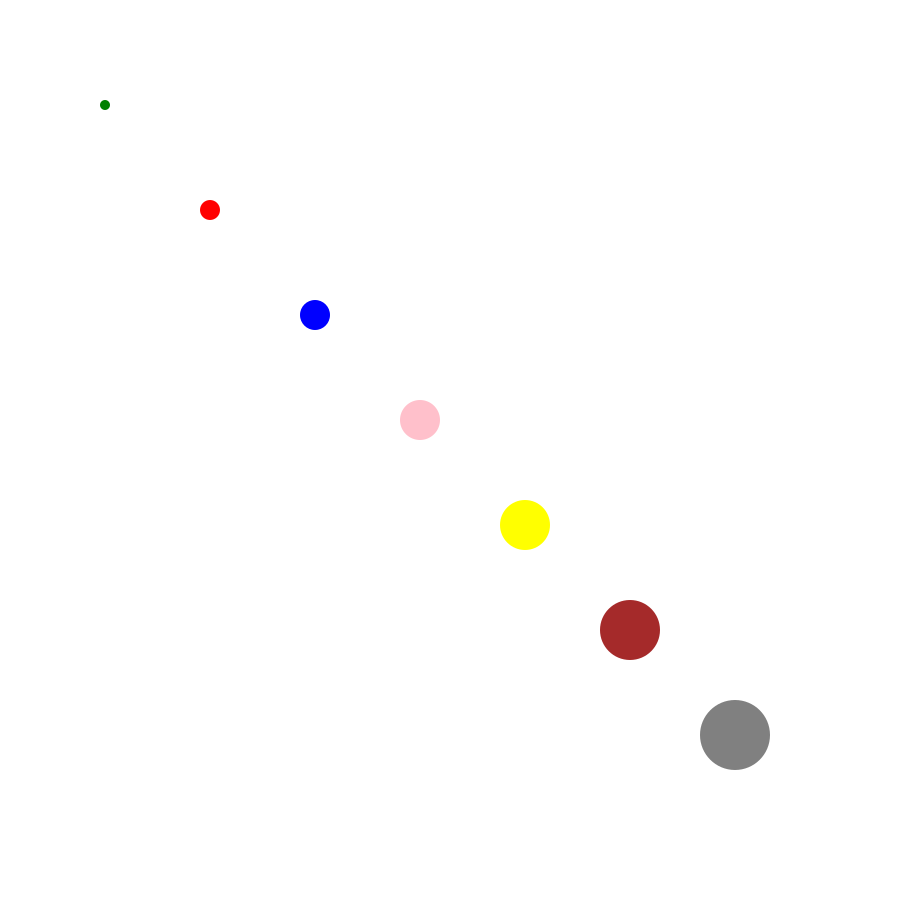

This chart was generated by the following Python code:
#!/usr/bin/env python3
# coding: utf-8

import svgwrite

dwg = svgwrite.Drawing("Symbol.example.svg", (900, 900), debug=True)
symbol = dwg.symbol(id='symbol')
dwg.defs.add(symbol)
symbol.viewbox(0, 0, 10, 10)
symbol.add(dwg.circle((5,5), r=5))

dwg.add(dwg.use(symbol, insert=(100, 100), size=(10, 10), fill='green'))
dwg.add(dwg.use(symbol, insert=(200, 200), size=(20, 20), fill='red'))
dwg.add(dwg.use(symbol, insert=(300, 300), size=(30, 30), fill='blue'))
dwg.add(dwg.use(symbol, insert=(400, 400), size=(40, 40), fill='pink'))
dwg.add(dwg.use(symbol, insert=(500, 500), size=(50, 50), fill='yellow'))
dwg.add(dwg.use(symbol, insert=(600, 600), size=(60, 60), fill='brown'))
dwg.add(dwg.use(symbol, insert=(700, 700), size=(70, 70), fill='gray'))

dwg.save()